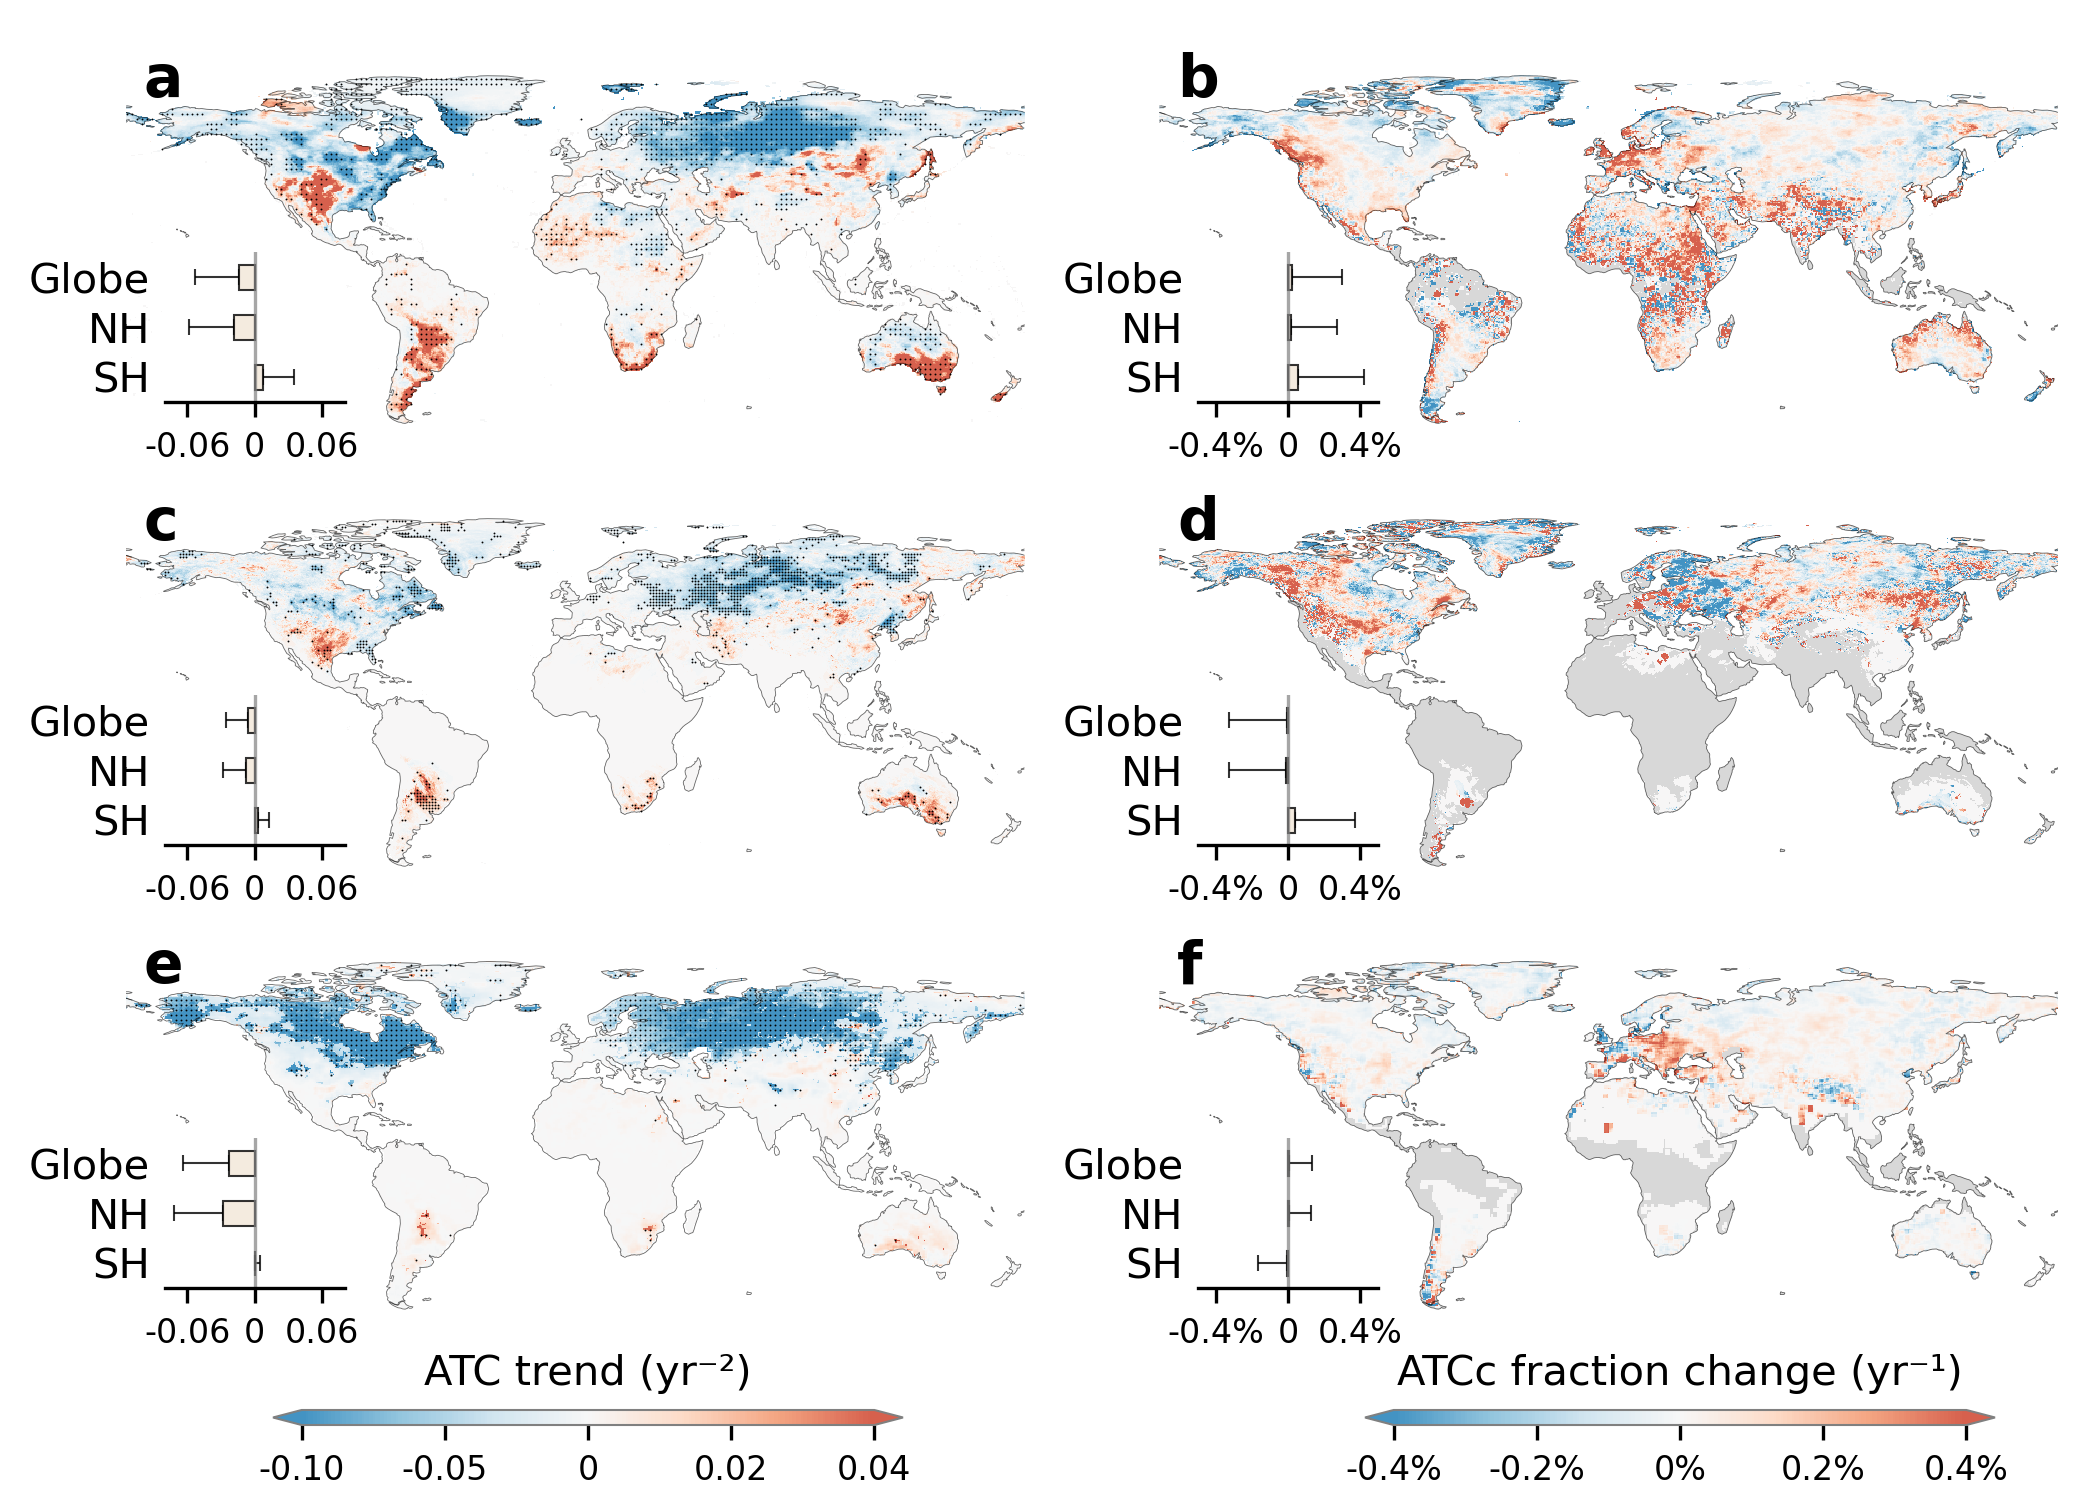

Write Python code to recreate this figure.
import seaborn as sns
import matplotlib.pyplot as plt
import pandas as pd
import numpy as np
import os
import netCDF4 as nc
import matplotlib.gridspec as gridspec
import cartopy.crs as ccrs
import cartopy.feature as cfeature
from matplotlib.lines import Line2D
from scipy.ndimage import uniform_filter1d
from scipy import stats
import string
from matplotlib.colors import ListedColormap, BoundaryNorm
import matplotlib.colors as mcolors
from mpl_toolkits.axes_grid1.inset_locator import inset_axes
from scipy.stats import linregress
from matplotlib.colors import TwoSlopeNorm


current_directory = os.path.dirname(os.path.abspath(__file__))

def aggregate_slopes(slopes, sig_mask):
    n_models, lat_dim, lon_dim = slopes.shape
    result = np.full((lat_dim, lon_dim), np.nan)
    sig_result = np.zeros((lat_dim, lon_dim), dtype=bool)
    
    # 计算每个格点的全部模型平均
    all_avg = np.nanmean(slopes, axis=0)
    
    # 对每个格点进行聚合
    for i in range(lat_dim):
        for j in range(lon_dim):
            # 获取该格点显著的模型索引
            sig_indices = np.where(sig_mask[:, i, j])[0]
            
            if len(sig_indices) >= 2:
                # 使用显著模型的平均
                result[i, j] = np.mean(slopes[sig_indices, i, j])
                sig_result[i, j] = True
            else:
                # 使用全部模型的平均
                result[i, j] = all_avg[i, j]
    
    return result, sig_result


#==========================================load CRUJRA data===========================================#

CRUJRA_dataset = nc.Dataset("/data1/zxy/sudden_temp_change/CRU_JAR_tmp/CRUJRA_sudden_T_change_freq_trend_±10°C_1970_2020.nc")

CRUJRA_ATC_pvalue=CRUJRA_dataset['ATC_trend_p_value'][:]
CRUJRA_ATC_slope=CRUJRA_dataset['ATC_trend_slope'][:]*365
lat=CRUJRA_dataset['lat'][:]

dataset_ref = nc.Dataset("/data1/zxy/sudden_temp_change/CRU_JAR_tmp/CRUJRA_sudden_T_change_freq_1970_2020.nc")

CRUJRA_mask=dataset_ref['T_change_up_freq'][:]

#CRUJRA_ATCw_slope[(lat < -60),:]=np.nan
#CRUJRA_ATCc_slope[(lat < -60),:]=np.nan

#CRUJRA_ATC_slope[CRUJRA_mask.mask]=np.nan

CRUJRA_dataset = nc.Dataset("/data1/zxy/sudden_temp_change/CRU_JAR_tmp/EOF/CRUJRA_sudden_T_change_freq_trend_±10°C_1970_2020_yearly.nc")

CRUJRA_ATCw=CRUJRA_dataset['T_change_up_freq'][:]
CRUJRA_ATCc=CRUJRA_dataset['T_change_down_freq'][:]
CRUJRA_ATC_frac=CRUJRA_ATCc[:]/(CRUJRA_ATCw[:]+CRUJRA_ATCc[:])
CRUJRA_ATC_frac_d=(np.nanmean(CRUJRA_ATC_frac[-10:,:,:],axis=0)-np.nanmean(CRUJRA_ATC_frac[:10,:,:],axis=0))/CRUJRA_ATC_frac.shape[0]


#==========================================load ERA5 data===========================================#

ERA5_dataset = nc.Dataset("/data1/zxy/sudden_temp_change/ERA5_tmp/ERA5_ATC_trend_1970_2020.nc")

ERA5_ATC_pvalue=ERA5_dataset['ATC_trend_p_value'][:]
ERA5_ATC_slope=ERA5_dataset['ATC_trend_slope'][:]*365

ERA5_dataset = nc.Dataset("/data1/zxy/sudden_temp_change/ERA5_tmp/LFCA/T_change_freq_ERA5_yearly_1970-2020.nc")

ERA5_ATCw=ERA5_dataset['T_change_up_freq'][:]
ERA5_ATCc=ERA5_dataset['T_change_down_freq'][:]
ERA5_ATC_frac=ERA5_ATCc[:]/(ERA5_ATCw[:]+ERA5_ATCc[:])
ERA5_ATC_frac_d=(np.nanmean(ERA5_ATC_frac[-10:,:,:],axis=0)-np.nanmean(ERA5_ATC_frac[:10,:,:],axis=0))/ERA5_ATC_frac.shape[0]

#==========================================load CMIP6 data===========================================#

models=['ACCESS-ESM1-5','AWI-CM-1-1-MR','BCC-CSM2-MR','CanESM5','CESM2-WACCM','CMCC-ESM2','E3SM-1-0','EC-Earth3','FGOALS-g3','GFDL-ESM4',
        'IITM-ESM','INM-CM5-0','IPSL-CM6A','KACE-1-0-G','KIOST-ESM','MIROC6','MPI-ESM1-2-HR','NESM3','NorESM2','TaiESM1',]

ATC_slope_CMIP6=[]
ATC_pvalue_CMIP6=[]

Global_ATC_slope_CMIP6=[]
NH_ATC_slope_CMIP6=[]
SH_ATC_slope_CMIP6=[]

CMIP6_ATC_frac_d=[]

for i, model in enumerate(models):
    print(model)
    dataset = nc.Dataset("/data1/zxy/sudden_temp_change/CMIP6_daily_tas/"+str(model)+"/T_change_freq_"+str(model)+"_yearly_1970-2015-rescale.nc")
    if 'latitude' in dataset.variables:
        lat = dataset['latitude'][:]
        lon = dataset['longitude'][:]
    elif 'lat' in dataset.variables:
        lat = dataset['lat'][:]
        lon = dataset['lon'][:]
    
    ATC_slope_CMIP6.append(dataset['ATC_trend_slpoe'][:]*365)
    ATC_pvalue_CMIP6.append(dataset['ATC_trend_p_value'][:])

    ATCw = np.array(dataset['T_change_up_freq'][:])
    ATCc = np.array(dataset['T_change_down_freq'][:])
    ATC_frac=ATCc[:]/(ATCw[:]+ATCc[:])
    ATC_frac_d=(np.nanmean(ATC_frac[-10:,:,:],axis=0)-np.nanmean(ATC_frac[:10,:,:],axis=0))/ATC_frac.shape[0]

    CMIP6_ATC_frac_d.append(ATC_frac_d)

    
ATC_slope_CMIP6 = np.array(ATC_slope_CMIP6)
ATC_pvalue_CMIP6 = np.array(ATC_pvalue_CMIP6)<= 0.05

ATC_ave_CMIP6, ATC_sig_mask = aggregate_slopes(ATC_slope_CMIP6, ATC_pvalue_CMIP6)

CMIP6_ATC_frac_d=np.nanmean(CMIP6_ATC_frac_d,axis=0)

#ATC_ave_CMIP6[dataset['T_change_up_freq_trend_slpoe'][:].mask]=np.nan
#ATC_sig_mask[dataset['T_change_up_freq_trend_slpoe'][:].mask]=False


models=['CRUJRA','ERA5','CMIP6']
Global_ATC_slope_std  =None
Northern_ATC_slope_std=None
Southern_ATC_slope_std=None


all_data = []
for i, model in enumerate(models):
    print(model)
    if model=='CRUJRA':
        dataset = nc.Dataset("/data1/zxy/sudden_temp_change/CRU_JAR_tmp/CRUJRA_sudden_T_change_freq_trend_±10°C_1970_2020.nc")
        ATC_slope=CRUJRA_ATC_slope.copy()
        ATC_pvalue=CRUJRA_ATC_pvalue.copy()
        ATC_slope[ATC_pvalue > 0.05] = 0
        ATC_slope[ATC_pvalue == 1] = np.nan
        ATC_frac_d  =CRUJRA_ATC_frac_d.copy()


    elif model=='ERA5':
        dataset = nc.Dataset("/data1/zxy/sudden_temp_change/ERA5_tmp/ERA5_ATC_trend_1970_2020.nc")
        ATC_slope=ERA5_ATC_slope.copy()
        ATC_pvalue=ERA5_ATC_pvalue.copy()
        ATC_slope[ATC_pvalue > 0.05] = 0
        ATC_slope[ATC_pvalue == 1] = np.nan
        ATC_frac_d  =ERA5_ATC_frac_d.copy()


    else:
        dataset = nc.Dataset("/data1/zxy/sudden_temp_change/CMIP6_daily_tas/ACCESS-ESM1-5/T_change_freq_ACCESS-ESM1-5_yearly_1970-2015-rescale.nc")
        ATC_slope=ATC_ave_CMIP6.copy()
        ATC_slope[~np.isnan(ATC_slope) & ~ATC_sig_mask] = 0
        ATC_frac_d  =CMIP6_ATC_frac_d.copy()


    if 'latitude' in dataset.variables:
        lat = dataset['latitude'][:]
        lon = dataset['longitude'][:]
    elif 'lat' in dataset.variables:
        lat = dataset['lat'][:]
        lon = dataset['lon'][:]


    #stats.sem(data_2d, nan_policy=nan_policy)

    ATC_slope_global_mean=np.nanmean(ATC_slope)
    ATC_slope_NH_mean    =np.nanmean(ATC_slope[lat>0,:])
    ATC_slope_SH_mean    =np.nanmean(ATC_slope[(lat<0)&(lat>-60),:])
    ATC_slope_global_std =np.nanstd(ATC_slope)
    ATC_slope_NH_std     =np.nanstd(ATC_slope[lat>0,:])
    ATC_slope_SH_std     =np.nanstd(ATC_slope[(lat<0)&(lat>-60),:])

    global_ATC_frac_d_mean  =np.nanmean(ATC_frac_d[lat>-60,:])
    NH_ATC_frac_d_mean=np.nanmean(ATC_frac_d[lat>0,:])
    SH_ATC_frac_d_mean=np.nanmean(ATC_frac_d[(lat > -60) & (lat < 0),:])
    global_ATC_frac_d_std   =np.nanstd(ATC_frac_d[lat>-60,:])
    NH_ATC_frac_d_std =np.nanstd(ATC_frac_d[lat>0,:])
    SH_ATC_frac_d_std =np.nanstd(ATC_frac_d[(lat<0)&(lat>-60),:])


    all_data.extend([
            {'Model': model, 'Region': 'Globe', 'Type': 'ATC_slope_sp', 'Value': ATC_slope_global_mean,'error': ATC_slope_global_std},
            {'Model': model, 'Region': 'NH'    , 'Type': 'ATC_slope_sp', 'Value': ATC_slope_NH_mean,'error': ATC_slope_NH_std},
            {'Model': model, 'Region': 'SH'    , 'Type': 'ATC_slope_sp', 'Value': ATC_slope_SH_mean,'error': ATC_slope_SH_std},

            {'Model': model, 'Region': 'Globe', 'Type': 'ATC_frac_d', 'Value': global_ATC_frac_d_mean,'error': global_ATC_frac_d_std},
            {'Model': model, 'Region': 'NH'    , 'Type': 'ATC_frac_d', 'Value': NH_ATC_frac_d_mean,'error': NH_ATC_frac_d_std},
            {'Model': model, 'Region': 'SH'    , 'Type': 'ATC_frac_d', 'Value': SH_ATC_frac_d_mean,'error': SH_ATC_frac_d_std},
        ])

df = pd.DataFrame(all_data)
models = df['Model'].unique()
region = ['Globe', 'NH', 'SH']

print(df)

#=========================================================plot======================================================#
plt.rcParams['xtick.labelsize'] = 8
plt.rcParams['ytick.labelsize'] = 10
plt.rcParams['axes.labelsize']  = 10
plt.rcParams['axes.titlesize']  = 10


fig = plt.figure(figsize=(7, 5)) # figsize=(width, heigh)
gs_top = fig.add_gridspec(3, 2, height_ratios=[1, 1, 1], width_ratios=[1, 1], hspace=0.02, wspace=0.15,top=0.98,bottom=0.1,left=0.06,right=0.98)

axes = np.empty((3, 2), dtype=object)

for row in range(3):
    axes[row, 0] = fig.add_subplot(gs_top[row, 0], projection=ccrs.PlateCarree())  # 地图投影
    axes[row, 1] = fig.add_subplot(gs_top[row, 1], projection=ccrs.PlateCarree())  # 地图投影





vmin_time=-0.10
vmax_time=0.04

vmin_d=-0.004
vmax_d=0.004


cmap=mcolors.ListedColormap(sns.color_palette("RdBu_r", as_cmap=True)(np.linspace(0.2, 0.8, 256)))
norm = TwoSlopeNorm(vmin=vmin_time, vcenter=0, vmax=vmax_time)


#==================================================CRUJRA trend============================================================#
lon=CRUJRA_dataset['lon'][:]
lat=CRUJRA_dataset['lat'][:]
lon2d, lat2d = np.meshgrid(lon, lat)

im_CRUJRA_ATC_slope = axes[0, 0].pcolormesh(lon, lat, CRUJRA_ATC_slope, transform=ccrs.PlateCarree(), cmap=cmap,norm=norm)
interval = 4
alpha=1
mask = (CRUJRA_ATC_pvalue <= 0.05)
sample = np.zeros_like(mask)
sample[::interval, ::interval] = mask[::interval, ::interval]

# ← 用 lon2d 而不是 lon
axes[0, 0].scatter(lon2d[sample], lat2d[sample], s=0.2,color='black',transform=ccrs.PlateCarree(),linewidths=0,alpha=alpha)
axes[0, 0].add_feature(cfeature.COASTLINE,linewidth=0.2,edgecolor='black',alpha=0.6)
axes[0, 0].set_frame_on(False)
axes[0, 0].set_extent([-180, 180, -60, 90], crs=ccrs.PlateCarree())

axes[0,0].text(0.02, 1.02, "a", ha="left", va="top", transform=axes[0,0].transAxes, fontsize=14, weight='bold' )


im_CRUJRA_ATC_frac_d = axes[0, 1].pcolormesh(lon, lat, CRUJRA_ATC_frac_d, transform=ccrs.PlateCarree(), cmap=cmap,vmin=vmin_d, vmax=vmax_d)
axes[0, 1].add_feature(cfeature.COASTLINE,linewidth=0.2,edgecolor='black',alpha=0.6)
axes[0, 1].add_feature(cfeature.LAND, facecolor='gray', alpha=0.3, zorder=0)
axes[0, 1].set_frame_on(False)
axes[0, 1].set_extent([-180, 180, -60, 90], crs=ccrs.PlateCarree())
axes[0,1].text(0.02, 1.02, "b", ha="left", va="top", transform=axes[0,1].transAxes, fontsize=14, weight='bold' )

CRUJRA_df = df[df['Model'] == 'CRUJRA']
ATC_data = CRUJRA_df[CRUJRA_df['Type'] == 'ATC_slope_sp']
ATCc_frac_data = CRUJRA_df[CRUJRA_df['Type'] == 'ATC_frac_d']
x = np.arange(len(region))
width = 0.5

left_err = np.where(ATC_data['Value'].values > 0, 0, ATC_data['error'].values)   # 正值时左边0，负值时完整误差
right_err = np.where(ATC_data['Value'].values < 0, 0, ATC_data['error'].values) # 负值时右边0，正值时完整误差

ax_inset1 = inset_axes(axes[0, 0], width="20%", height="40%", loc='lower left', bbox_to_anchor=(0.02, 0.03, 1, 1), bbox_transform=axes[0, 0].transAxes)
ax_inset1.errorbar(x=ATC_data['Value'].values, y=x, xerr=(left_err, right_err), capsize=2,  fmt='none', ecolor='black', alpha=0.8,capthick=0.5,elinewidth=0.5,zorder=1)
ax_inset1.barh(y=x, width=ATC_data['Value'].values, height=width, color='#F2E6D8', alpha=0.8, edgecolor='black', linewidth=0.5,zorder=2)

left_err = np.where(ATCc_frac_data['Value'].values > 0, 0, ATCc_frac_data['error'].values)   # 正值时左边0，负值时完整误差
right_err = np.where(ATCc_frac_data['Value'].values < 0, 0, ATCc_frac_data['error'].values) # 负值时右边0，正值时完整误差

ax_inset2 = inset_axes(axes[0, 1], width="20%", height="40%", loc='lower left', bbox_to_anchor=(0.02, 0.03, 1, 1), bbox_transform=axes[0, 1].transAxes)
ax_inset2.errorbar(x=ATCc_frac_data['Value'].values, y=x, xerr=(left_err, right_err), capsize=2,  fmt='none', ecolor='black', alpha=0.8,capthick=0.5,elinewidth=0.5,zorder=1)
ax_inset2.barh(y=x, width=ATCc_frac_data['Value'].values, height=width, color='#F2E6D8', alpha=0.8, edgecolor='black', linewidth=0.5,zorder=2)


#==================================================ERA5 trend============================================================#
interval = 12
lon=ERA5_dataset['lon'][:]
lat=ERA5_dataset['lat'][:]
lon2d, lat2d = np.meshgrid(lon, lat)

im_ERA5_ATC_slope = axes[1, 0].pcolormesh(lon, lat, ERA5_ATC_slope, transform=ccrs.PlateCarree(), cmap=cmap,norm=norm)
mask = (ERA5_ATC_pvalue <= 0.05)
sample = np.zeros_like(mask)
sample[::interval, ::interval] = mask[::interval, ::interval]

axes[1, 0].scatter(lon2d[sample], lat2d[sample], s=0.2,color='black',transform=ccrs.PlateCarree(),linewidths=0,alpha=alpha)
axes[1, 0].add_feature(cfeature.COASTLINE,linewidth=0.2,edgecolor='black',alpha=0.6)
axes[1, 0].set_frame_on(False)
axes[1, 0].set_extent([-180, 180, -60, 90], crs=ccrs.PlateCarree())
axes[1, 0].text(0.02, 1.02, "c", ha="left", va="top", transform=axes[1, 0].transAxes, fontsize=14, weight='bold' )

im_ERA5_ATC_frac_d = axes[1, 1].pcolormesh(lon, lat, ERA5_ATC_frac_d, transform=ccrs.PlateCarree(), cmap=cmap,vmin=vmin_d, vmax=vmax_d)
axes[1, 1].add_feature(cfeature.COASTLINE,linewidth=0.2,edgecolor='black',alpha=0.6)
axes[1, 1].add_feature(cfeature.LAND, facecolor='gray', alpha=0.3, zorder=0)
axes[1, 1].set_frame_on(False)
axes[1, 1].set_extent([-180, 180, -60, 90], crs=ccrs.PlateCarree())
axes[1, 1].text(0.02, 1.02, "d", ha="left", va="top", transform=axes[1,1].transAxes, fontsize=14, weight='bold' )

ERA5_df = df[df['Model'] == 'ERA5']
ATC_data = ERA5_df[ERA5_df['Type'] == 'ATC_slope_sp']
ATCc_frac_data = ERA5_df[ERA5_df['Type'] == 'ATC_frac_d']
x = np.arange(len(ATC_data))
width = 0.5

left_err = np.where(ATC_data['Value'].values > 0, 0, ATC_data['error'].values)   # 正值时左边0，负值时完整误差
right_err = np.where(ATC_data['Value'].values < 0, 0, ATC_data['error'].values) # 负值时右边0，正值时完整误差

ax_inset3 = inset_axes(axes[1, 0], width="20%", height="40%", loc='lower left', bbox_to_anchor=(0.02, 0.03, 1, 1), bbox_transform=axes[1, 0].transAxes)
ax_inset3.errorbar(x=ATC_data['Value'].values, y=x, xerr=(left_err, right_err), capsize=2,  fmt='none', ecolor='black', alpha=0.8,capthick=0.5,elinewidth=0.5,zorder=1)
ax_inset3.barh(y=x, width=ATC_data['Value'].values, height=width, color='#F2E6D8', alpha=0.8, edgecolor='black', linewidth=0.5,zorder=2)

left_err = np.where(ATCc_frac_data['Value'].values > 0, 0, ATCc_frac_data['error'].values)   # 正值时左边0，负值时完整误差
right_err = np.where(ATCc_frac_data['Value'].values < 0, 0, ATCc_frac_data['error'].values) # 负值时右边0，正值时完整误差

ax_inset4 = inset_axes(axes[1, 1], width="20%", height="40%", loc='lower left', bbox_to_anchor=(0.02, 0.03, 1, 1), bbox_transform=axes[1, 1].transAxes)
ax_inset4.errorbar(x=ATCc_frac_data['Value'].values, y=x, xerr=(left_err, right_err), capsize=2,  fmt='none', ecolor='black', alpha=0.8,capthick=0.5,elinewidth=0.5,zorder=1)
ax_inset4.barh(y=x, width=ATCc_frac_data['Value'].values, height=width, color='#F2E6D8', alpha=0.8, edgecolor='black', linewidth=0.5,zorder=2)


#==================================================CMIP6 trend============================================================#
interval = 4
lon=dataset['lon'][:]
lat=dataset['lat'][:]
lon2d, lat2d = np.meshgrid(lon, lat)

im_CMIP6_ATC_slope = axes[2, 0].pcolormesh(lon, lat, ATC_ave_CMIP6, transform=ccrs.PlateCarree(), cmap=cmap,norm=norm)
mask = ATC_sig_mask
sample = np.zeros_like(mask)
sample[::interval, ::interval] = mask[::interval, ::interval]

total = np.sum(~np.isnan(ATC_ave_CMIP6))
points = np.sum((mask == 1) & (~np.isnan(ATC_ave_CMIP6)))
ratio = points / total * 100
print(f"打点占比: {ratio:.2f}% ({points}/{total})")

axes[2, 0].scatter(lon2d[sample], lat2d[sample], s=0.2,color='black',transform=ccrs.PlateCarree(),linewidths=0,alpha=alpha)
axes[2, 0].add_feature(cfeature.COASTLINE,linewidth=0.2,edgecolor='black',alpha=0.6)
axes[2, 0].set_frame_on(False)
axes[2, 0].set_extent([-180, 180, -60, 90], crs=ccrs.PlateCarree())
axes[2, 0].text(0.02, 1.02, "e", ha="left", va="top", transform=axes[2, 0].transAxes, fontsize=14, weight='bold' )

im_CMIP6_ATC_frac_d = axes[2, 1].pcolormesh(lon, lat, CMIP6_ATC_frac_d, transform=ccrs.PlateCarree(), cmap=cmap,vmin=vmin_d, vmax=vmax_d)
axes[2, 1].add_feature(cfeature.COASTLINE,linewidth=0.2,edgecolor='black',alpha=0.6)
axes[2, 1].add_feature(cfeature.LAND, facecolor='gray', alpha=0.3, zorder=0)
axes[2, 1].set_frame_on(False)
axes[2, 1].set_extent([-180, 180, -60, 90], crs=ccrs.PlateCarree())
axes[2, 1].text(0.02, 1.02, "f", ha="left", va="top", transform=axes[2, 1].transAxes, fontsize=14, weight='bold' )

CMIP6_df = df[df['Model'] == 'CMIP6']
ATC_data = CMIP6_df[CMIP6_df['Type'] == 'ATC_slope_sp']
#print(ATC_data)
ATCc_frac_data = CMIP6_df[CMIP6_df['Type'] == 'ATC_frac_d']
x = np.arange(len(ATC_data))
width = 0.5

left_err = np.where(ATC_data['Value'].values > 0, 0, ATC_data['error'].values)   # 正值时左边0，负值时完整误差
right_err = np.where(ATC_data['Value'].values < 0, 0, ATC_data['error'].values) # 负值时右边0，正值时完整误差

ax_inset5 = inset_axes(axes[2, 0], width="20%", height="40%", loc='lower left', bbox_to_anchor=(0.02, 0.03, 1, 1), bbox_transform=axes[2, 0].transAxes)
ax_inset5.errorbar(x=ATC_data['Value'].values, y=x, xerr=(left_err, right_err), capsize=2,  fmt='none', ecolor='black', alpha=0.8,capthick=0.5,elinewidth=0.5,zorder=1)
ax_inset5.barh(y=x, width=ATC_data['Value'].values, height=width, color='#F2E6D8', alpha=0.8, edgecolor='black', linewidth=0.5,zorder=2)

left_err = np.where(ATCc_frac_data['Value'].values > 0, 0, ATCc_frac_data['error'].values)   # 正值时左边0，负值时完整误差
right_err = np.where(ATCc_frac_data['Value'].values < 0, 0, ATCc_frac_data['error'].values) # 负值时右边0，正值时完整误差

ax_inset6 = inset_axes(axes[2, 1], width="20%", height="40%", loc='lower left', bbox_to_anchor=(0.02, 0.03, 1, 1), bbox_transform=axes[2, 1].transAxes)
ax_inset6.errorbar(x=ATCc_frac_data['Value'].values, y=x, xerr=(left_err, right_err), capsize=2,  fmt='none', ecolor='black', alpha=0.8,capthick=0.5,elinewidth=0.5,zorder=1)
ax_inset6.barh(y=x, width=ATCc_frac_data['Value'].values, height=width, color='#F2E6D8', alpha=0.8, edgecolor='black', linewidth=0.5,zorder=2)


ax_insets = [ax_inset1,ax_inset2,ax_inset3,ax_inset4,ax_inset5,ax_inset6,]
[ax.spines['top'].set_visible(False)   for ax in ax_insets]
[ax.spines['left'].set_visible(False)  for ax in ax_insets]
[ax.spines['right'].set_visible(False) for ax in ax_insets]
[ax.axvline(x=0, color='gray', linestyle='-', linewidth=0.8, alpha=0.7) for ax in ax_insets]
[ax.set_ylim(-0.5, len(region) -0.5)   for ax in ax_insets]
[ax.set_yticks(np.arange(len(region)))   for ax in ax_insets]
[ax.set_yticklabels(region)   for ax in ax_insets]
[ax.invert_yaxis()   for ax in ax_insets]
[ax.tick_params(axis='y', length=0)   for ax in ax_insets]

[ax.set_xlim(-0.08, 0.08)   for ax in [ax_inset1,ax_inset3,ax_inset5]]
[ax.set_xticks([-0.06,0,0.06])   for ax in [ax_inset1,ax_inset3,ax_inset5,]]
[ax.set_xticklabels(['-0.06','0',"0.06"])   for ax in [ax_inset1,ax_inset3,ax_inset5,]]
[ax.set_xlim(-0.005, 0.005)    for ax in [ax_inset2,ax_inset4,ax_inset6,]]
[ax.set_xticks([-0.004,0,0.004])   for ax in [ax_inset2,ax_inset4,ax_inset6,]]
[ax.set_xticklabels(['-0.4%','0',"0.4%"])   for ax in [ax_inset2,ax_inset4,ax_inset6,]]


#======legend=======#
cbar_time_ax = fig.add_axes([0.13, 0.05, 0.3, 0.010])  # [left, bottom, width, height]
cbar_time=fig.colorbar(im_CRUJRA_ATC_slope, cax=cbar_time_ax, orientation='horizontal', extend='both')
cbar_time.outline.set_linewidth(0.5)  # 设置线宽
cbar_time.outline.set_edgecolor('gray')  # 设置边框颜色
cbar_time.set_ticks([vmin_time,vmin_time/2,0,vmax_time*0.5,vmax_time])  # 设置刻度位置
cbar_time.set_ticklabels([
    f'{vmin_time:.2f}',
    f'{vmin_time/2:.2f}',
    '0',
    f'{vmax_time*0.5:.2f}',
    f'{vmax_time:.2f}'
])
cbar_time.ax.tick_params(axis='y', length=2, color='gray', width=1,  labelsize=10, labelcolor='black' )
cbar_time.set_label('ATC trend (yr⁻²)', fontsize=10, labelpad=-32)


cbar_time_ax_d = fig.add_axes([0.65, 0.05, 0.30, 0.010])  # [left, bottom, width, height]
cbar_time_d=fig.colorbar(im_ERA5_ATC_frac_d, cax=cbar_time_ax_d, orientation='horizontal', extend='both')
cbar_time_d.set_ticks([vmin_d,vmin_d/2,0,vmax_d*0.5,vmax_d])  # 设置刻度位置
#cbar_time_d.set_ticklabels([f'{t*100:.2f}%' for t in [vmin_d,vmin_d/2,0,vmax_d*0.5,vmax_d]])
cbar_time_d.set_ticklabels([
    f'{vmin_d*100:.1f}%',
    f'{vmin_d/2*100:.1f}%',
    '0%',
    f'{vmax_d*0.5*100:.1f}%',
    f'{vmax_d*100:.1f}%'
])
cbar_time_d.outline.set_linewidth(0.5)  # 设置线宽
cbar_time_d.outline.set_edgecolor('gray')  # 设置边框颜色
cbar_time_d.ax.tick_params(axis='y', length=2, color='gray', width=1,labelsize=10,)
cbar_time_d.set_label('ATCc fraction change (yr⁻¹)', fontsize=10, labelpad=-32)


#=====================================间距调整==========================================#
#plt.subplots_adjust(left=0.05, right=0.95, bottom=0.1 , top=0.97,wspace=0.05, hspace=0.1)
   

#plt.tight_layout()
fig1 = plt.gcf()
fig1.savefig(str(current_directory)+"/Figure2_map_ATC_trend_occurrence_cp.png", dpi=300)
#plt.show()
